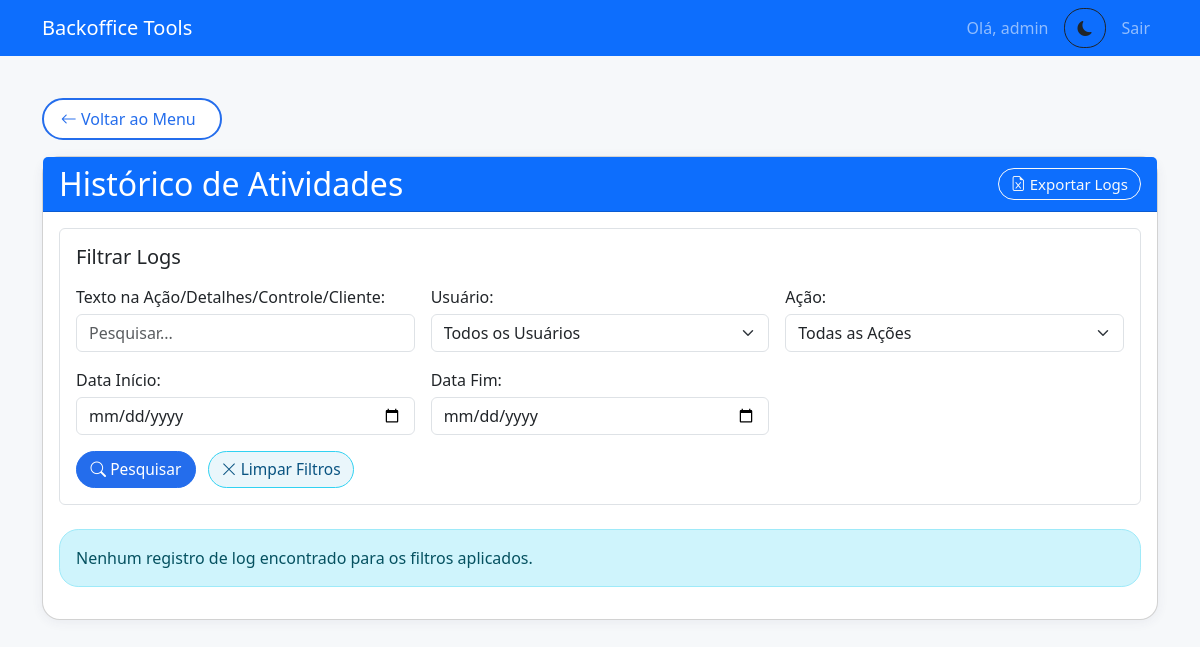
The page /logs (signed in) on the database as committed earlier.
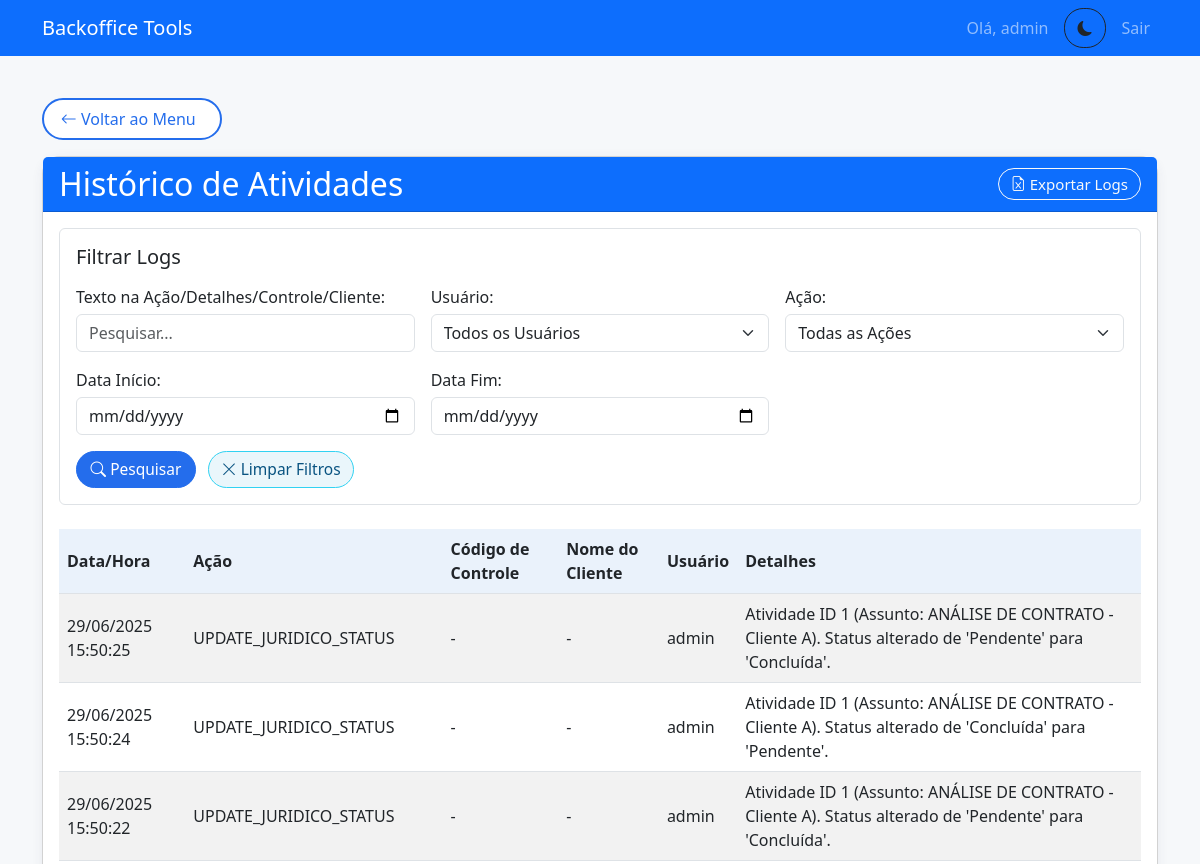
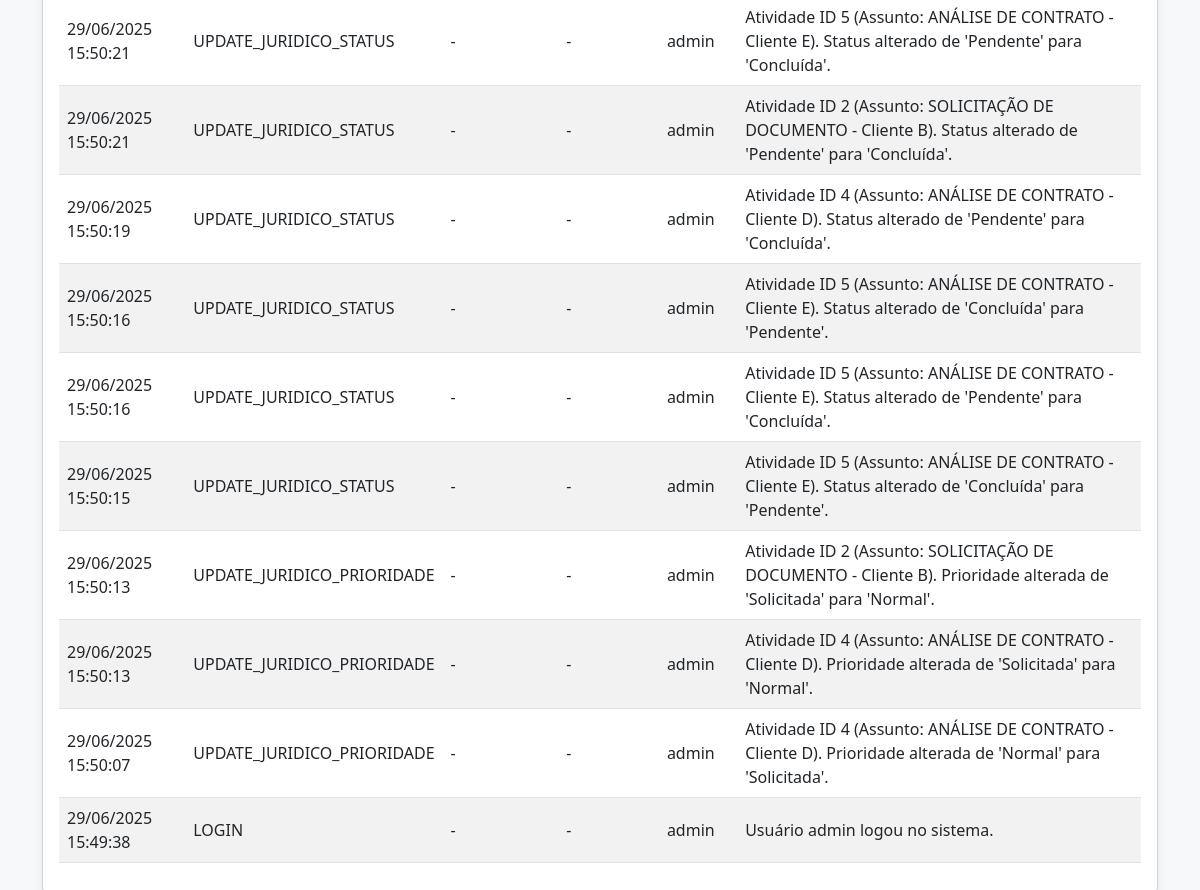
The same page on the database as committed later (2 pictures, top to bottom).
### models.py (models this page shows, shortened)
class Log(db.Model):
    id = db.Column(db.Integer, primary_key=True)
    action = db.Column(db.String(50), nullable=False)
    details = db.Column(db.Text)
    user_id = db.Column(db.Integer, db.ForeignKey('user.id'))
    user = db.relationship('User', backref=db.backref('logs', lazy=True))
    timestamp = db.Column(db.DateTime, default=datetime.utcnow)
    codigo_controle = db.Column(db.String(50), nullable=True)
    nome_cliente = db.Column(db.String(120), nullable=True)

class User(db.Model):
    id = db.Column(db.Integer, primary_key=True)
    username = db.Column(db.String(80), unique=True, nullable=False)
    password_hash = db.Column(db.String(128), nullable=False)
    role_id = db.Column(db.Integer, db.ForeignKey('role.id'), nullable=False)
    role = db.relationship('Role', backref=db.backref('users', lazy=True))

### app.py (the view, shortened to what this page needs)
@app.route('/logs')
@permission_required('can_access_logs') # Acesso aos logs
def show_logs():
    if 'username' not in session:
        return redirect(url_for('login'))
    search_text = request.args.get('search_text', '').strip()
    filter_user = request.args.get('filter_user', '').strip()
    filter_action = request.args.get('filter_action', '').strip()
    start_date_str = request.args.get('start_date', '').strip()
    end_date_str = request.args.get('end_date', '').strip()
    logs_query = Log.query.options(db.joinedload(Log.user)).order_by(Log.timestamp.desc())
    if filter_user:
        logs_query = logs_query.join(User).filter(User.username == filter_user)
    if filter_action:
        logs_query = logs_query.filter(Log.action == filter_action)
    if start_date_str:
        try:
            start_date = datetime.strptime(start_date_str, '%Y-%m-%d').date()
            logs_query = logs_query.filter(db.func.date(Log.timestamp) >= start_date)
        except ValueError:
            flash('Formato de "Data Início" inválido. Use AAAA-MM-DD.', 'danger')
    if end_date_str:
        try:
            end_date = datetime.strptime(end_date_str, '%Y-%m-%d').date()
            logs_query = logs_query.filter(db.func.date(Log.timestamp) <= end_date)
        except ValueError:
            flash('Formato de "Data Fim" inválido. Use AAAA-MM-DD.', 'danger')
    logs = logs_query.all()
    unique_users = [user.username for user in User.query.with_entities(User.username).distinct().order_by(User.username).all()]
    unique_actions = [action for action, in db.session.query(Log.action).distinct().order_by(Log.action).all()]
    return render_template(
        'logs.html',
        logs=logs,
        unique_users=unique_users,
        unique_actions=unique_actions,
        search_text=search_text,
        filter_user=filter_user,
        filter_action=filter_action,
        start_date=start_date_str,
        end_date=end_date_str
    )

### app.py (called while the page is built)
def permission_required(permission_name):
    def decorator(f):
        @wraps(f)
        def decorated_function(*args, **kwargs):
            if 'username' not in session:
                flash('Você precisa estar logado para acessar esta funcionalidade.', 'danger')
                return redirect(url_for('login'))
            user = User.query.filter_by(username=session['username']).first()
            if user and hasattr(user.role, permission_name) and getattr(user.role, permission_name):
                return f(*args, **kwargs)
            else:
                flash('Você não tem permissão para realizar esta ação ou acessar esta página.', 'danger')
                return redirect(url_for('menu')) # Ou abort(403)
        return decorated_function
    return decorator

### templates/logs.html (shortened to what this page needs)
{% extends "base.html" %}
{% block content %}
<a href="{{ url_for('menu') }}" class="btn btn-outline-primary mb-3">
    <i class="bi bi-arrow-left"></i> Voltar ao Menu
</a>
<div class="card">
    <div class="card-header bg-primary text-white d-flex justify-content-between align-items-center">
        <h2 class="mb-0">Histórico de Atividades</h2>
        <a href="{{ url_for('export_logs') }}" class="btn btn-outline-light btn-sm">
            <i class="bi bi-file-earmark-excel"></i> Exportar Logs
        </a>
    </div>
    <div class="card-body">
        <form method="GET" action="{{ url_for('show_logs') }}" class="mb-4 p-3 border rounded">
            <h5 class="mb-3">Filtrar Logs</h5>
            <div class="row g-3">
                <div class="col-md-4">
                    <label for="search_text" class="form-label">Texto na Ação/Detalhes/Controle/Cliente:</label>
                    <input type="text" class="form-control" id="search_text" name="search_text" value="{{ search_text or '' }}" placeholder="Pesquisar...">
                </div>
                <div class="col-md-4">
                    <label for="filter_user" class="form-label">Usuário:</label>
                    <select class="form-select" id="filter_user" name="filter_user">
                        <option value="">Todos os Usuários</option>
                    </select>
                </div>
                <div class="col-md-4">
                    <label for="filter_action" class="form-label">Ação:</label>
                    <select class="form-select" id="filter_action" name="filter_action">
                        <option value="">Todas as Ações</option>
                    </select>
                </div>
                <div class="col-md-4">
                    <label for="start_date" class="form-label">Data Início:</label>
                    <input type="date" class="form-control" id="start_date" name="start_date" value="{{ start_date or '' }}">
                </div>
                <div class="col-md-4">
                    <label for="end_date" class="form-label">Data Fim:</label>
                    <input type="date" class="form-control" id="end_date" name="end_date" value="{{ end_date or '' }}">
                </div>
            </div>
            <div class="mt-3">
                <button type="submit" class="btn btn-primary me-2"><i class="bi bi-search"></i> Pesquisar</button>
                <a href="{{ url_for('show_logs') }}" class="btn btn-outline-secondary"><i class="bi bi-x-lg"></i> Limpar Filtros</a>
            </div>
        </form>
        {% if logs %}
        <div class="table-responsive">
            <table class="table table-striped">
                <thead>
                    <tr>
                        <th>Data/Hora</th>
                        <th>Ação</th>
                        <th>Código de Controle</th>
                        <th>Nome do Cliente</th>
                        <th>Usuário</th>
                        <th>Detalhes</th>
                    </tr>
                </thead>
                <tbody>
                    {% for log in logs %}
                    <tr>
                        <td>{{ log.timestamp.strftime('%d/%m/%Y %H:%M:%S') if log.timestamp else '-' }}</td>
                        <td>{{ log.action }}</td>
                        <td>{{ log.codigo_controle or '-' }}</td>
                        <td>{{ log.nome_cliente or '-' }}</td>
                        <td>{{ log.user.username if log.user else 'N/A' }}</td>
                        <td>{{ log.details or '-' }}</td>
                    </tr>
                    {% endfor %}
                </tbody>
            </table>
        </div>
        {% else %}
        <div class="alert alert-info">
            Nenhum registro de log encontrado para os filtros aplicados.
        </div>
        {% endif %}
    </div>
</div>
{% endblock %}

### templates/base.html (shortened to what this page needs)
<!DOCTYPE html>
<html lang="pt-BR">
<head>
    <link href="https://cdn.jsdelivr.net/npm/bootstrap@5.3.0/dist/css/bootstrap.min.css" rel="stylesheet">
    <link rel="stylesheet" href="https://cdn.jsdelivr.net/npm/bootstrap-icons@1.8.0/font/bootstrap-icons.css">
    <link rel="stylesheet" href="{{ url_for('static', filename='styles.css') }}">
</head>
<body class="{% if request.path == url_for('login') %}login-page{% endif %}">
    {% if 'username' in session or request.path == url_for('login') %}
    <nav class="navbar navbar-expand-lg navbar-dark bg-primary">
        <div class="container">
            <a class="navbar-brand" href="{{ url_for('home') }}">Backoffice Tools</a>
            <div class="navbar-nav ms-auto">
                {% if 'username' in session %}
                    <span class="navbar-text me-3">Olá, {{ session['username'] }}</span>
                    <button id="darkModeToggle" class="btn btn-sm {% if body_classes and 'dark-mode' in body_classes %}btn-outline-light{% else %}btn-outline-dark{% endif %} me-2">
                        <i class="bi {% if body_classes and 'dark-mode' in body_classes %}bi-sun-fill{% else %}bi-moon-fill{% endif %}"></i>
                    </button>
                    <a class="nav-link" href="{{ url_for('logout') }}">Sair</a>
                {% else %}
                    <button id="darkModeToggle" class="btn btn-sm btn-outline-light me-2">
                        <i class="bi bi-moon-fill"></i>
                    </button>
                {% endif %}
            </div>
        </div>
    </nav>
    {% endif %}
    <div class="container mt-4">
        {% block content %}{% endblock %}
    </div>
</body>
</html>

### static/styles.css (style rules this page uses)
body { background-color: #f6f8fa; font-family: 'Segoe UI', Arial, sans-serif; }
.card { border-radius: 18px; box-shadow: 0 2px 12px rgba(50, 60, 100, 0.07); }
.card-header { border-radius: 18px 18px 0 0; font-size: 1.15rem; font-weight: 500; }
.table thead th { background-color: #eaf2fb; font-size: 1rem; }
.table td, .table th { vertical-align: middle; }
.btn, .btn-primary, .btn-outline-primary, .btn-outline-info, .btn-outline-success, .btn-outline-warning, .btn-outline-secondary { border-radius: 1.2rem !important; font-weight: 500; font-size: 0.97rem; transition: background 0.18s; box-shadow: none !important; }
.btn-outline-info, .btn-outline-secondary { color: #095381 !important; border-color: #31d2f2 !important; background-color: #eaf6fb !important; }
.btn-primary, .btn-outline-primary { background-color: #246dec; border-color: #246dec; color: #fff !important; }
.btn-sm { padding: 0.22rem 0.75rem; font-size: 0.94rem; border-radius: 1.2rem; }
a.btn-outline-primary.mb-3 { font-size: 1rem; padding: 0.44rem 1.5rem 0.44rem 1.05rem; border-radius: 1.7rem !important; margin-bottom: 1.3rem; margin-top: 1.1rem; background: #fff; font-weight: 500; border: 2px solid #246dec; color: #246dec !important; transition: background 0.13s, color 0.13s; }
.form-label { font-weight: 500; margin-bottom: 0.3rem; }
.btn-edit-feriados, #btnFeriados, .btn-modal, .btn-outline-primary { background: #fff; color: #246dec !important; border: 1.5px solid #246dec; border-radius: 1.2rem !important; font-weight: 500; padding: 0.3rem 1.1rem; font-size: 0.97rem; margin-bottom: 0.3em; transition: background .15s, color .15s; }
.table-responsive { padding-bottom: 0.5em; }
.btn-outline-primary, .btn-primary, .btn-warning, .btn-success, .btn-secondary { min-width: 120px; }

### templates/base.html (style rules this page uses)
:root { --bg-light: #f8f9fa; --text-light: #212529; --card-light: #ffffff; --primary-light: #0d6efd; --secondary-light: #6c757d; --bg-dark: #121212; --text-dark: #e0e0e0; --card-dark: #1e1e1e; --primary-dark: #1a4b8c; --secondary-dark: #495057; }

Rows that differ between the two databases and show on the page:
added Log: timestamp "29/06/2025 15:50:25", action "UPDATE_JURIDICO_STATUS", codigo_controle "-", nome_cliente "-", user "admin", details "Atividade ID 1 (Assunto: ANÁLISE DE CONTRATO - Cliente A). Status alterado de 'Pendente' para 'Concluída'."
added Log: timestamp "29/06/2025 15:50:24", action "UPDATE_JURIDICO_STATUS", codigo_controle "-", nome_cliente "-", user "admin", details "Atividade ID 1 (Assunto: ANÁLISE DE CONTRATO - Cliente A). Status alterado de 'Concluída' para 'Pendente'."
added Log: timestamp "29/06/2025 15:50:22", action "UPDATE_JURIDICO_STATUS", codigo_controle "-", nome_cliente "-", user "admin", details "Atividade ID 1 (Assunto: ANÁLISE DE CONTRATO - Cliente A). Status alterado de 'Pendente' para 'Concluída'."
added Log: timestamp "29/06/2025 15:50:21", action "UPDATE_JURIDICO_STATUS", codigo_controle "-", nome_cliente "-", user "admin", details "Atividade ID 5 (Assunto: ANÁLISE DE CONTRATO - Cliente E). Status alterado de 'Pendente' para 'Concluída'."
added Log: timestamp "29/06/2025 15:50:21", action "UPDATE_JURIDICO_STATUS", codigo_controle "-", nome_cliente "-", user "admin", details "Atividade ID 2 (Assunto: SOLICITAÇÃO DE DOCUMENTO - Cliente B). Status alterado de 'Pendente' para 'Concluída'."
added Log: timestamp "29/06/2025 15:50:19", action "UPDATE_JURIDICO_STATUS", codigo_controle "-", nome_cliente "-", user "admin", details "Atividade ID 4 (Assunto: ANÁLISE DE CONTRATO - Cliente D). Status alterado de 'Pendente' para 'Concluída'."
added Log: timestamp "29/06/2025 15:50:16", action "UPDATE_JURIDICO_STATUS", codigo_controle "-", nome_cliente "-", user "admin", details "Atividade ID 5 (Assunto: ANÁLISE DE CONTRATO - Cliente E). Status alterado de 'Concluída' para 'Pendente'."
added Log: timestamp "29/06/2025 15:50:16", action "UPDATE_JURIDICO_STATUS", codigo_controle "-", nome_cliente "-", user "admin", details "Atividade ID 5 (Assunto: ANÁLISE DE CONTRATO - Cliente E). Status alterado de 'Pendente' para 'Concluída'."
added Log: timestamp "29/06/2025 15:50:15", action "UPDATE_JURIDICO_STATUS", codigo_controle "-", nome_cliente "-", user "admin", details "Atividade ID 5 (Assunto: ANÁLISE DE CONTRATO - Cliente E). Status alterado de 'Concluída' para 'Pendente'."
added Log: timestamp "29/06/2025 15:50:13", action "UPDATE_JURIDICO_PRIORIDADE", codigo_controle "-", nome_cliente "-", user "admin", details "Atividade ID 2 (Assunto: SOLICITAÇÃO DE DOCUMENTO - Cliente B). Prioridade alterada de 'Solicitada' para 'Normal'."
added Log: timestamp "29/06/2025 15:50:13", action "UPDATE_JURIDICO_PRIORIDADE", codigo_controle "-", nome_cliente "-", user "admin", details "Atividade ID 4 (Assunto: ANÁLISE DE CONTRATO - Cliente D). Prioridade alterada de 'Solicitada' para 'Normal'."
added Log: timestamp "29/06/2025 15:50:07", action "UPDATE_JURIDICO_PRIORIDADE", codigo_controle "-", nome_cliente "-", user "admin", details "Atividade ID 4 (Assunto: ANÁLISE DE CONTRATO - Cliente D). Prioridade alterada de 'Normal' para 'Solicitada'."
added Log: timestamp "29/06/2025 15:49:38", action "LOGIN", codigo_controle "-", nome_cliente "-", user "admin", details "Usuário admin logou no sistema."
Other text that changed with them:
text no longer shown: "Nenhum registro de log encontrado para os filtros aplicados."
text now shown: "Data/Hora Ação Código de Controle Nome do Cliente Usuário Detalhes"
